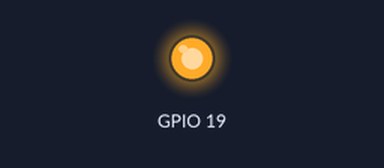
Recording of a program running on a simulated Raspberry Pi (BCM pin numbers). Shown: output pins drawn as LEDs (lit = HIGH). At 9.0 s the program stops and its outputs stay as they are.

Above: at 0.5 s.
At 4.5 s:
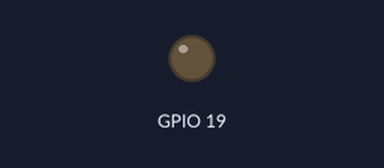
Timing chart, 0 to 6.9 s (numbered marks = the images above):
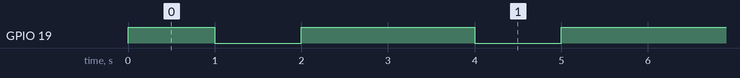

The program:

parpadear.py
```python
#!/usr/bin/python
# -*- encoding: utf-8 -*-

#Importar libreria GPIO
import RPi.GPIO as GPIO

#Definir modo de trabajo para la placa BCM
GPIO.setmode(GPIO.BCM)

#Desactivo Errores
GPIO.setwarnings(False)

#Importamos la libreria time
import time

#Importamos la libreria para comandos de la consola/shell
import os

#Creamos variable para pausar
sleep = time.sleep

#Definir GPIO como Salida
GPIO.setup(19, GPIO.OUT)

#Asigno valor alto para que tenga corriente la salida de 3,3v por GPIO
GPIO.output(19, GPIO.HIGH)

#Pausar 1 segundo
sleep(1)

#Detener salida
GPIO.output(19, GPIO.LOW)

#Pausar 1 segundo
sleep(1)

#Asigno valor alto para que tenga corriente la salida de 3,3v por GPIO
GPIO.output(19, GPIO.HIGH)

#Pausar 1 segundo
sleep(1)

#Detener salida
GPIO.output(19, GPIO.LOW)

#Asigno valor alto para que tenga corriente la salida de 3,3v por GPIO
GPIO.output(19, GPIO.HIGH)

#Pausar 1 segundo
sleep(1)

#Detener salida
GPIO.output(19, GPIO.LOW)

#Pausar 1 segundo
sleep(1)

#Asigno valor alto para que tenga corriente la salida de 3,3v por GPIO
GPIO.output(19, GPIO.HIGH)

#Pausar 1 segundo
sleep(1)

#Detener salida
GPIO.output(19, GPIO.LOW)

#Asigno valor alto para que tenga corriente la salida de 3,3v por GPIO
GPIO.output(19, GPIO.HIGH)

#Pausar 1 segundo
sleep(1)

#Detener salida
GPIO.output(19, GPIO.LOW)

#Pausar 1 segundo
sleep(1)

#Asigno valor alto para que tenga corriente la salida de 3,3v por GPIO
GPIO.output(19, GPIO.HIGH)

#Pausar 1 segundo
sleep(1)

#Detener salida
GPIO.output(19, GPIO.LOW)

#Limpiar GPIO
GPIO.cleanup()
```

Measured:
- by itself, GPIO 19: repeats every 3.0 s: LOW 1.0 s, HIGH 2.0 s
